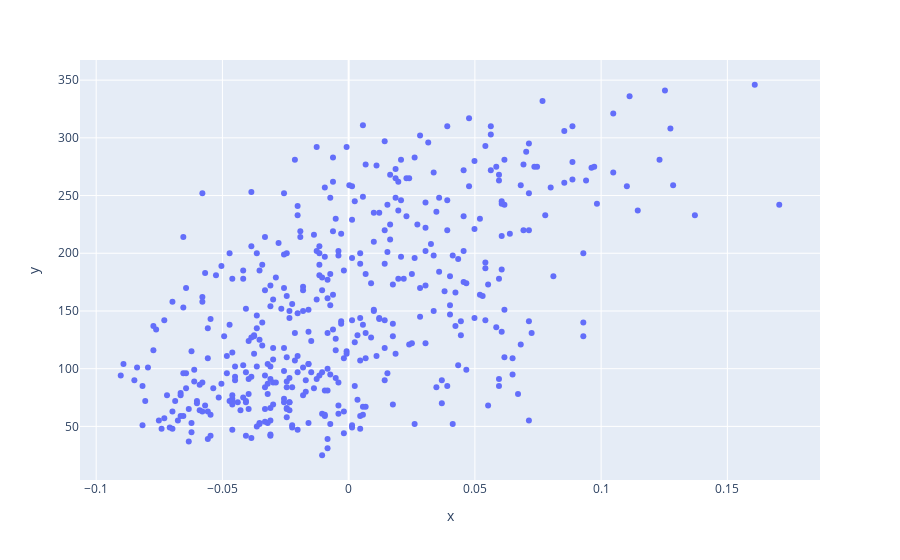

Source (notebook cell):
### Markdown cell above
* Visualize your data using `plotly`.

### Code cell
import plotly.express as px

px.scatter(x=diabetes_X,y=y)

### Figure 1 — Plotly figure (JSON) as saved in the notebook; plotly's stock layout.template omitted (floating-point values rounded to 4 significant figures; data arrays with more than 128 entries replaced by an {"elided": "..."} marker saying what was removed)
{"data": [{"hovertemplate": "x=%{x}<br>y=%{y}<extra></extra>", "legendgroup": "", "marker": {"color": "#636efa", "symbol": "circle"}, "mode": "markers", "name": "", "orientation": "v", "showlegend": false, "type": "scatter", "x": {"elided": "442 float values"}, "xaxis": "x", "y": {"elided": "442 int values"}, "yaxis": "y"}], "layout": {"legend": {"tracegroupgap": 0}, "margin": {"t": 60}, "xaxis": {"anchor": "y", "domain": [0, 1], "title": {"text": "x"}}, "yaxis": {"anchor": "x", "domain": [0, 1], "title": {"text": "y"}}}}
